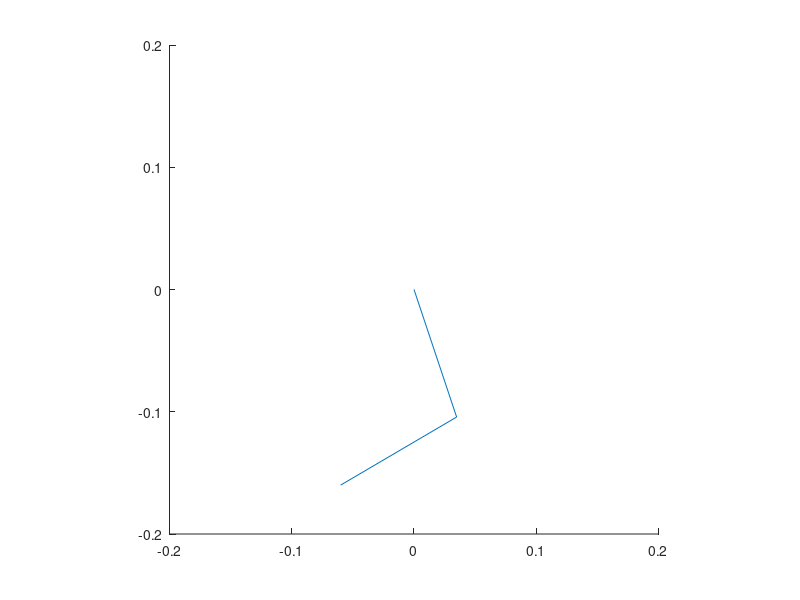

This chart was generated by the following MATLAB code: (Note: this script raises an error after producing the figure.)
clear;
clf;

function [t1, t2] = inverse_kinematics(x, y, l1, l2)
  l = sqrt(x^2+y^2);
  t1 = t2 = 0;
  if (l <= (l1+l2))
    t1 = atan2(y,x) + acos((l1^2+l^2-l2^2)/(2*l2*l));
    t2 = pi + acos((l1^2+l2^2-l^2)/(2*l1*l2));
  endif
endfunction

l1 = 0.11;
l2 = 0.11;
ratio = 0.1;
motor_velocity = 4.81; # 46rpm

i = 0;
for y = -0.16
  for x = -0.06:0.04:0.06
    [t1, t2] = inverse_kinematics(x, y, l1, l2);
    if (t1 != 0 || t2 != 0)
      i = i + 1;
      x1 = l1 * cos(t1);
      y1 = l1 * sin(t1);
      arm_x(i,:) = [0 x1 x];
      arm_y(i,:) = [0 y1 y];
      jaco = [-l1*sin(t1)-l2*sin(t1+t2) -l2*sin(t1+t2); l1*cos(t1)+l2*cos(t1+t2) l2*cos(t1+t2)];
      [U,S,V] = svd(jaco);
      mani(i,:) = [x y atan2(U(2),U(1)) S(1,1) S(2,2)];
    endif
  endfor
endfor

hold on;
axis([-0.2,0.2,-0.2,0.2],"square");
for n = 1:i
  plot(arm_x(n,:), arm_y(n,:));
  ellipse(mani(n,1), mani(n,2), mani(n,4)*ratio, mani(n,5)*ratio, mani(n,3));
  if (mani(n,3) < 0)
    mani(n,3) += 2 * pi;
  endif
  printf("(velocity, angle): (%f, %f, %f)\n", mani(n,4) * motor_velocity, mani(n,5) * motor_velocity, mani(n,3)-pi);
end
hold off;

